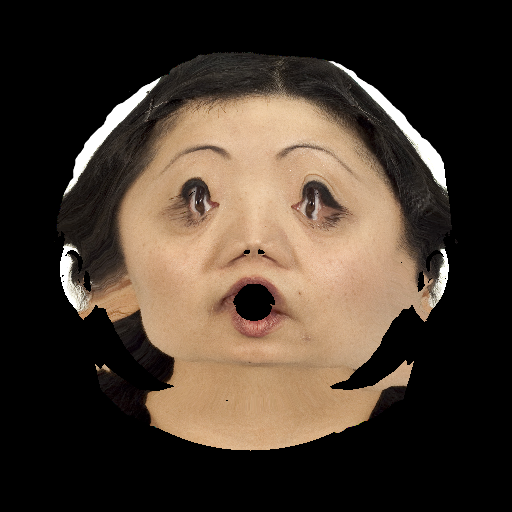
#> input picture images_generate/ground_truth.png, 512 x 512 px, found by its file name
$ python draw_polyline.py
#> lines starting #> are read from the running program, lines starting #| are printed output that depends on the picture; after the words box and inside, x2 and y2 are one past the last pixel; in counts of white or black regions, pixels touching at a corner belong together
from cmath import pi
import cv2 as cv
import numpy as np
#generate noise

img=cv.imread("ground_truth.png")
#> img is the input picture: shape (512, 512, 3); mean B, G, R 46.1, 57.6, 70.5
# img=img/255

dimension=img.shape
#> dimension = (512, 512, 3)
h,w=dimension[0],dimension[1]
#> h = 512; w = 512

num_zero=np.count_nonzero(img==0)
#> num_zero = 435254
num_one=np.count_nonzero(img==1)
#> num_one = 500

total_pixel=h*w
#> total_pixel = 262144
# print(f'probability of zero is {num_zero/total_pixel}')
# print(f'probability of one is {num_one/total_pixel}')

# print((num_zero+num_one)-total_pixel)

start_point=(0,90)
end_point=(200,90)

color=(0,255,0)
thickness=1

#img=cv.line(img,start_point,end_point,color,thickness)
x_coordiration=w//2
#> x_coordiration = 256
y_coordiration=h//2-50
#> y_coordiration = 206
central_point=(x_coordiration,y_coordiration)
#> central_point = (256, 206)
radius=120

x_upper=x_coordiration+radius
#> x_upper = 376
x_lower=x_coordiration-radius
#> x_lower = 136
y_upper=y_coordiration+radius
#> y_upper = 326
y_lower=y_coordiration-radius
#> y_lower = 86
isClosed = False
color = (0, 0, 0)
thickness = 20

inter =np.random.randint(5,8)
for i in range(0,inter+1):
    x=np.random.randint(x_lower,x_upper)
    y=np.random.randint(y_lower,y_upper)

    [x_2,y_2]=[x+np.random.randint(0,20),y+np.random.randint(0,20)]
    [x_3,y_3]=[x_2+np.random.randint(0,10),y_2+np.random.randint(0,10)]
    [x_4,y_4]=[x_3+np.random.randint(0,10),y_3+np.random.randint(0,10)]
    [x_5,y_5]=[x_4+np.random.randint(0,10),y_4+np.random.randint(0,10)]
    [x_6,y_6]=[x_5+np.random.randint(0,10),y_5+np.random.randint(0,10)]
    [x_7,y_7]=[x_6+np.random.randint(0,10),y_6+np.random.randint(0,10)]

    pts = np.array([[x,y],[x_2,y_2],[x_3,y_3],[x_4,y_4],[x_5,y_5],[x_6,y_6],[x_7,y_7]]
               ,np.int32)
    pts = pts.reshape((-1, 1, 2))

    img = cv.polylines(img, [pts],
                      isClosed, color, thickness)
#> this loop made 6 passes
#> pass 1, `img = cv.polylines(img, [pts], isClosed, color, thickness)`:
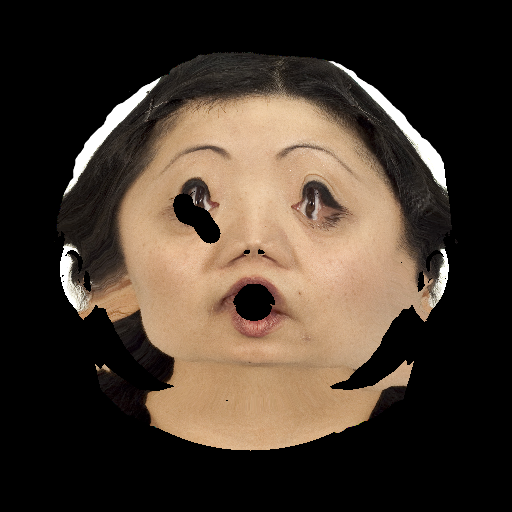
#> img: shape (512, 512, 3); 0.46% of pixels changed, all inside (x1, y1, x2, y2) = (173, 193, 221, 244)
#> pass 2, `img = cv.polylines(img, [pts], isClosed, color, thickness)`:
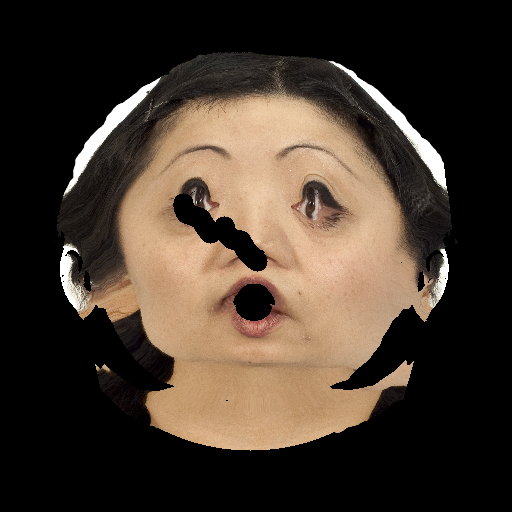
#> img: shape (512, 512, 3); 0.49% of pixels changed, all inside (x1, y1, x2, y2) = (215, 216, 268, 272)
#> pass 3, `img = cv.polylines(img, [pts], isClosed, color, thickness)`:
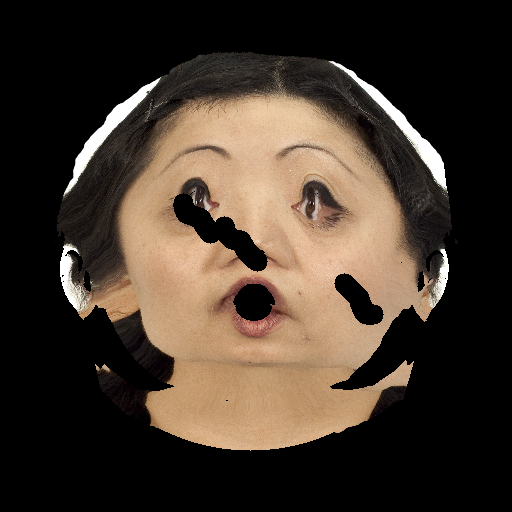
#> img: shape (512, 512, 3); 0.48% of pixels changed, all inside (x1, y1, x2, y2) = (334, 273, 384, 325)
#> after the loop:
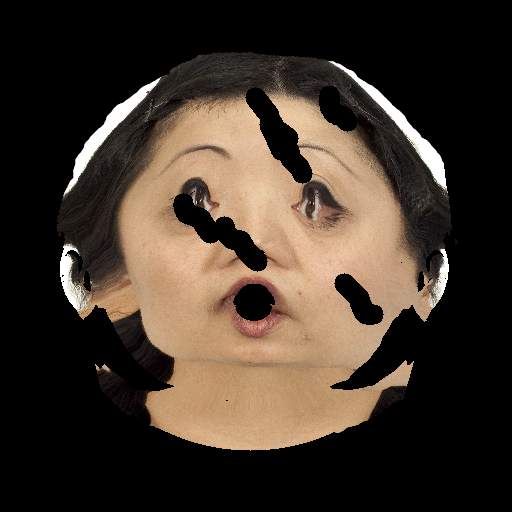
#> img: shape (512, 512, 3); 1.34% of pixels changed, all inside (x1, y1, x2, y2) = (245, 85, 358, 184)
#img=cv.circle(img,central_point,radius,color,thickness)

cv.imshow("binary mask",img)
cv.waitKey(0)
